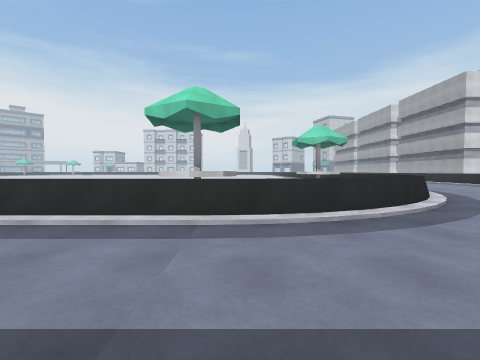
[1] (above)

13 first-person views from a walk through a Unity game level. The camera is 1.3 m above the floor, tilts 2° down and sees 90° across. The floor is counted in squares, 2 m on a side. Each view is taken from the middle of a square. On the plan, view 1 faces up. The plan holds only what a view shows up to about 9 squares ahead; the rest is blank. The place goes on beyond the plan. Surface patterns are stand-ins for the level's own textures.

[2]
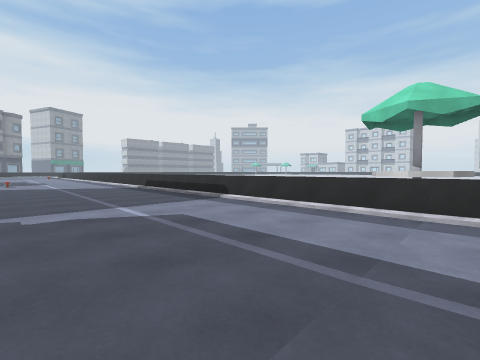

[3]
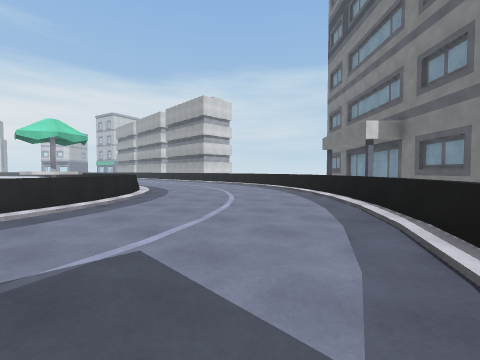

[4]
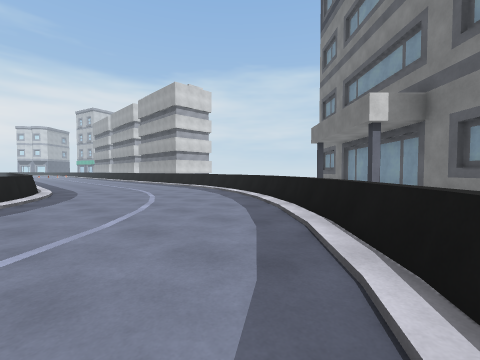

[5]
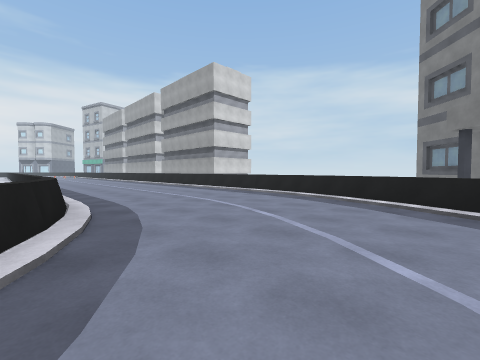

[6]
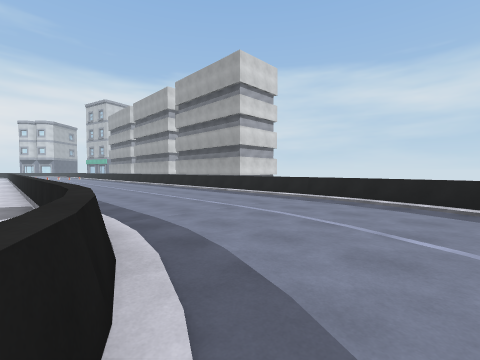

[7]
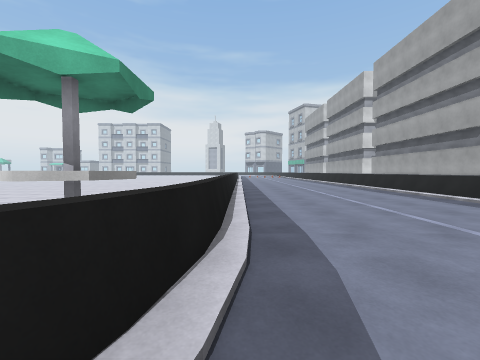

[8]
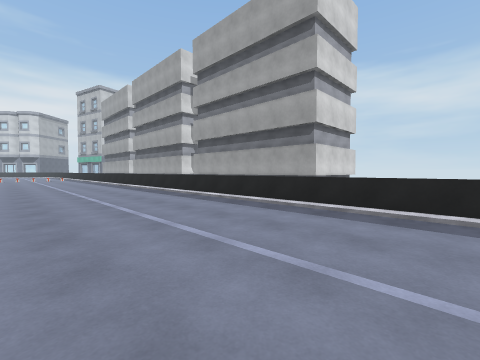

[9]
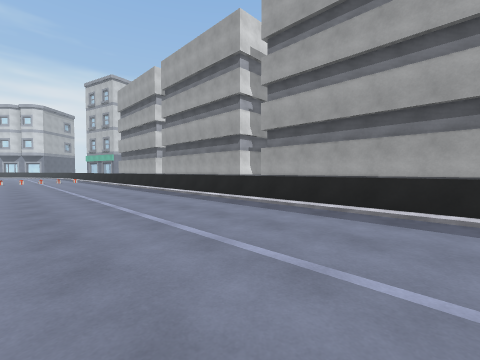

[10]
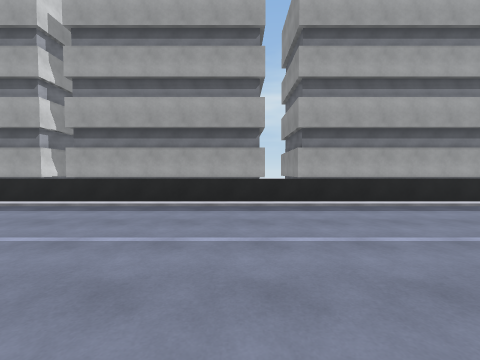

[11]
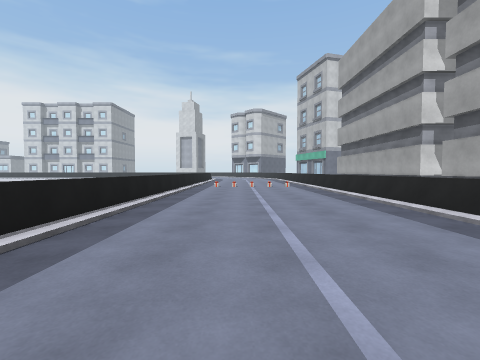

[12]
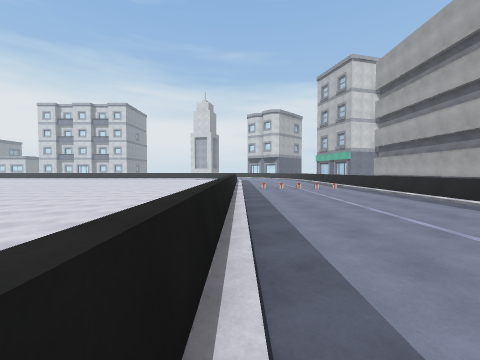

[13]
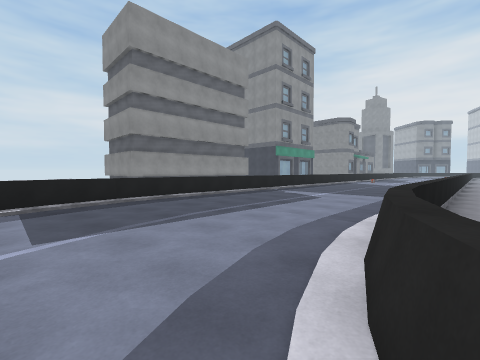

### Floor plan
Key: @ floor where view 1 was taken; # wall or solid block; . main floor; - floor 0.25 m lower than the main floor; / step, stairs or slope; = window, fence, low wall or low ledge; O other object.
Columns run from 12 left of view 1 to 14 right of it. Each row starts with its distance up from view 1.
 30                   /..../ #
 29            ------=/..../ #
 28            ------=/..../ #
 27             -----=/..../ #
 26              ----=/..../ #
 25               ---=/..../ #
 24                --=/..../ ##
 23                 -=/..../ ##
 22                  =/..../ #
 21                   /..../ #
 20                    ..../ ##
 19                    ..../ ##
 18                  = ..../ ##
 17                  =/..../ ##
 16           --     =/..../ ##
 15           ----   =/..../ ##
 14            ---   =/..../ ##
 13             --   =/..../
 12                  =/..../
 11                OO=/..../
 10                OO=/..../
  9                  =/..../=
  8                  =/....=
  7           OO     =.....=
  6           OOO   =/..../=
  5           OOO  ==...../=
  4    =======/ ===/......=   #
  3    ///////////......./=  ##
  2   ................../= ###
  1  ................../=  ##
  0 ............@...../=  ##
 -1 ...............//==   #
 -2         /////===
 -3
 -4
 -5            ##

Positions as (right, up) in squares from view 1, and headings:
1: (0, 0), facing up
2: (0, -1), facing up-left
3: (2, -1), facing up-right
4: (5, 0), facing up-right
5: (5, 4), facing up-right
6: (5, 6), facing up-right
7: (6, 7), facing up
8: (7, 11), facing up-right
9: (7, 15), facing up-right
10: (6, 22), facing right
11: (8, 21), facing up
12: (6, 21), facing up
13: (3, 4), facing down-left
